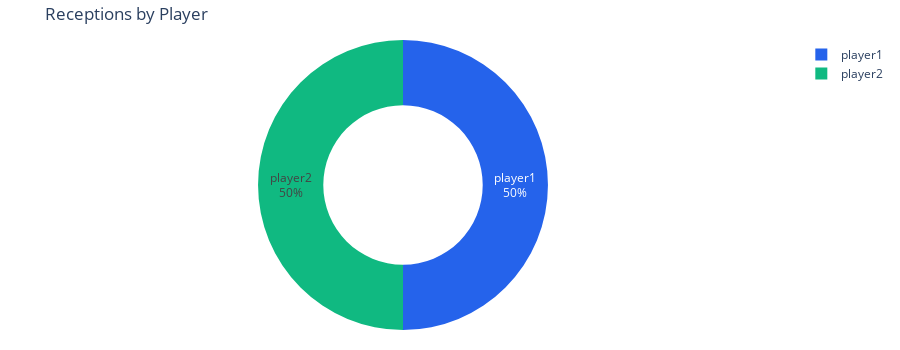

The notebook cell saved with this chart:
### Code cell
import plotly.graph_objects as go

def donut_recepcoes(df):
    """
    Cria um donut chart a partir de um DataFrame com:
    - df['player']
    - df['total_recepcoes']
    Cada linha é um jogador.
    Return:
        fig (plotly.graph_objs._figure.Figure)
    """

    # Valores
    players = df["Jogador"].tolist()
    recepcoes = df["total_recepcoes"].tolist()
    # Total
    total = sum(recepcoes)
    # Porcentagens
    porcentagens = [(r / total) * 100 for r in recepcoes]
    # Donut chart
    fig = go.Figure(
        data=[
            go.Pie(
                labels=players,
                values=recepcoes,
                hole=0.55,
                textinfo="label+percent",
                hovertemplate="<b>%{label}</b><br>Recepções: %{value}<extra></extra>",
                marker=dict(
                    colors=["#2563eb", "#10b981", "#f59e0b", "#ef4444"]  # suporta + jogadores
                )
            )
        ]
    )
    # Layout clean
    fig.update_layout(
        title_text="Receptions by Player",
        margin=dict(l=20, r=20, t=40, b=20),
        height=350,
        showlegend=True
    )

    return fig
fig = donut_recepcoes(df_passe_agg)
fig.show()

### Figure 1 — Plotly figure (JSON) as saved in the notebook; plotly's stock layout.template omitted (floating-point values rounded to 4 significant figures)
{"data": [{"hole": 0.55, "hovertemplate": "<b>%{label}</b><br>Recepções: %{value}<extra></extra>", "labels": ["player1", "player2"], "marker": {"colors": ["#2563eb", "#10b981", "#f59e0b", "#ef4444"]}, "textinfo": "label+percent", "type": "pie", "values": [2, 2]}], "layout": {"height": 350, "margin": {"b": 20, "l": 20, "r": 20, "t": 40}, "showlegend": true, "title": {"text": "Receptions by Player"}}}
